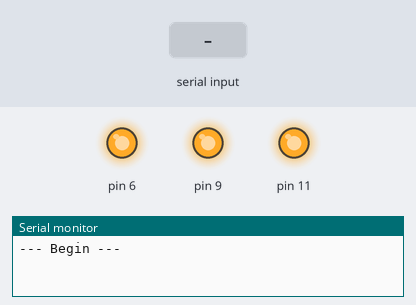
Bench run of a sketch on a simulated Arduino Uno, built with avr-gcc and run on an emulated ATmega328P. On the bench: output pins drawn as LEDs (lit = HIGH), the last lines printed to the serial monitor. The test bench sets the inputs (shaded band). Random numbers use the default seed unless the sketch sets one.

Above: at 1.2 s.
1.3 s: "Random" received over Serial
At 2.3 s:
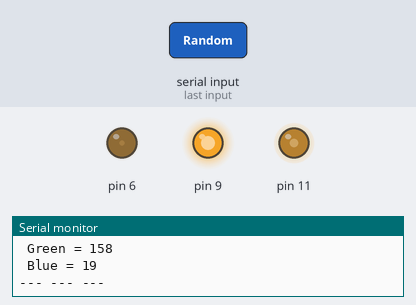
2.8 s: "Random" received over Serial
At 3.5 s:
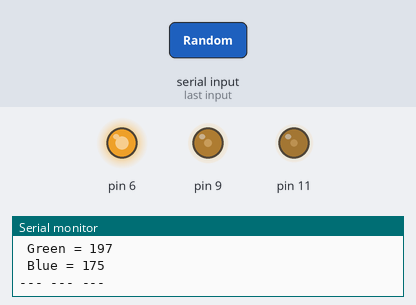
4.3 s: "Red" received over Serial
5.8 s: "90,45\n" received over Serial
At 7.0 s:
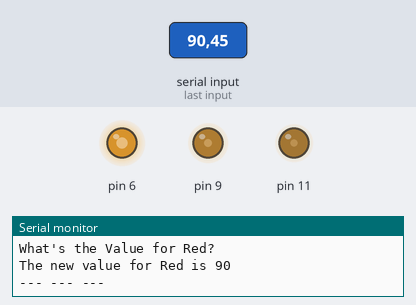
Timing chart, 0 to 8.3 s (numbered marks = the images above; inputs shaded):
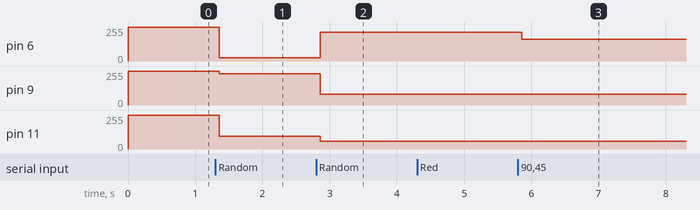

Measured:
- after the input at 1.3 s, pin 6: 255/255 → 23/255 after 0.06 s; pin 9: 255/255 → 236/255 after 0.06 s; pin 11: 255/255 → 97/255 after 0.06 s
- after the input at 2.8 s, pin 6: 23/255 → 217/255 after 0.06 s; pin 9: 236/255 → 80/255 after 0.06 s; pin 11: 97/255 → 58/255 after 0.06 s
- after the input at 5.8 s, pin 6: 217/255 → 165/255 after 0.06 s

The sketch:

StringHandle.ino
```cpp
//#include "RGB.h"

#define red 0x0A
#define	green 0x0B
#define blue 0x0C

// ----- RGB Led -------------------

class rgb_led{
	public:
		rgb_led(uint8_t,uint8_t,uint8_t,bool);
		uint8_t r_value;
		uint8_t g_value;
		uint8_t b_value;
		void setColor(uint8_t,uint8_t,uint8_t);
		void setColor();
		void setRandom();
		uint8_t getColor(uint8_t);
	private:
		void writeOutput(uint8_t,uint8_t,uint8_t);
		bool mode;
		uint8_t r_pin;
		uint8_t g_pin;
		uint8_t b_pin;
};

rgb_led::rgb_led(uint8_t r,uint8_t g,uint8_t b, bool mod){
	mode = mod;
	r_pin = r;
	g_pin = g;
	b_pin = b;
	r_value = 0;
	g_value = 0;
	b_value = 0;
	pinMode(r_pin, OUTPUT);
	pinMode(g_pin, OUTPUT);
	pinMode(b_pin, OUTPUT);
	digitalWrite(r_pin,1);
	digitalWrite(g_pin,1);
	digitalWrite(b_pin,1);
}

void rgb_led::writeOutput(uint8_t r_out, uint8_t g_out, uint8_t b_out){
	if(!mode){
		r_out = 255 - r_out;
		g_out = 255 - g_out;
		b_out = 255 - b_out;
	}
	analogWrite(r_pin, r_out);
	analogWrite(g_pin, g_out);
	analogWrite(b_pin, b_out);
}

void rgb_led::setColor(){
	writeOutput(r_value,g_value,b_value);
}

void rgb_led::setColor(uint8_t r, uint8_t g, uint8_t b){
	r_value = r;
	g_value = g;
	b_value = b;
	writeOutput(r_value,g_value,b_value);
}

void rgb_led::setRandom(){
	r_value = uint8_t(random(255));
	g_value = uint8_t(random(255));
	b_value = uint8_t(random(255));
	writeOutput(r_value,g_value,b_value);
}

// ----------------------------------------

rgb_led output(6,9,11,false);

void setup(){
	Serial.begin(115200);
	Serial.println("--- Begin ---");
}

void loop(){
	if(Serial.available()){
		String Command = readString();
		if(Command == "Red"){
			output.r_value = askForColor(Command);
			output.setColor();
			Serial.println("The new value for " + Command +" is " + String(output.r_value));
		}
		else if(Command == "Green"){
			output.g_value = askForColor(Command);
			output.setColor();
			Serial.println("The new value for " + Command +" is " + String(output.g_value));
		}
		else if(Command == "Blue"){
			output.b_value = askForColor(Command);
			output.setColor();
			Serial.println("The new value for " + Command +" is " + String(output.b_value));
		}
		else if(Command == "Random"){
			output.setRandom();
			char out_buffer[128];
			sprintf(out_buffer,"New Values! \n Red = %u \n Green = %u \n Blue = %u",output.r_value,output.b_value,output.g_value);
			Serial.println(out_buffer);
		}
		else if(Command == "Status"){
			char out_buffer[128];
			sprintf(out_buffer,"Status \n Red = %u \n Green = %u \n Blue = %u",output.r_value,output.b_value,output.g_value);
			Serial.println(out_buffer);
		}
		else{
			Serial.println(Command + " is not a Valid Command");
		}
		Serial.println("--- --- ---");
	}
}

uint8_t askForColor(String Com){

	Serial.println("What's the Value for " + Com +"?");
	String inp = "";
	while(inp == "")
	{
		inp = readString();
	}
	return uint8_t(inp.toInt());
}

String readString()
{
	String output="";
	while(Serial.available())
	{
	  	output.concat(char(Serial.read()));
	  	delay(10);
	}
	return output;
}
```
